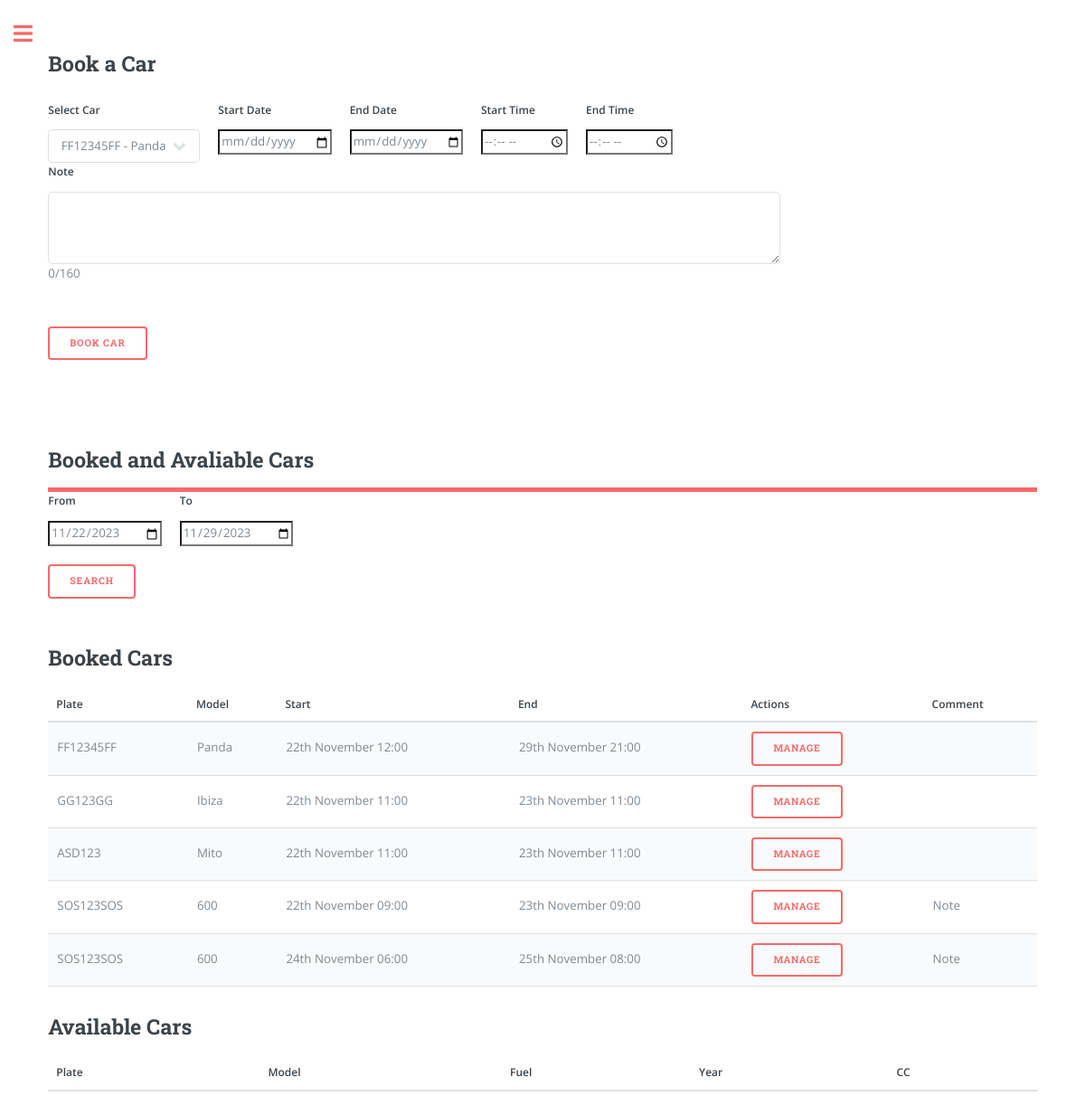
Before: /overview (signed in) with the older database file.
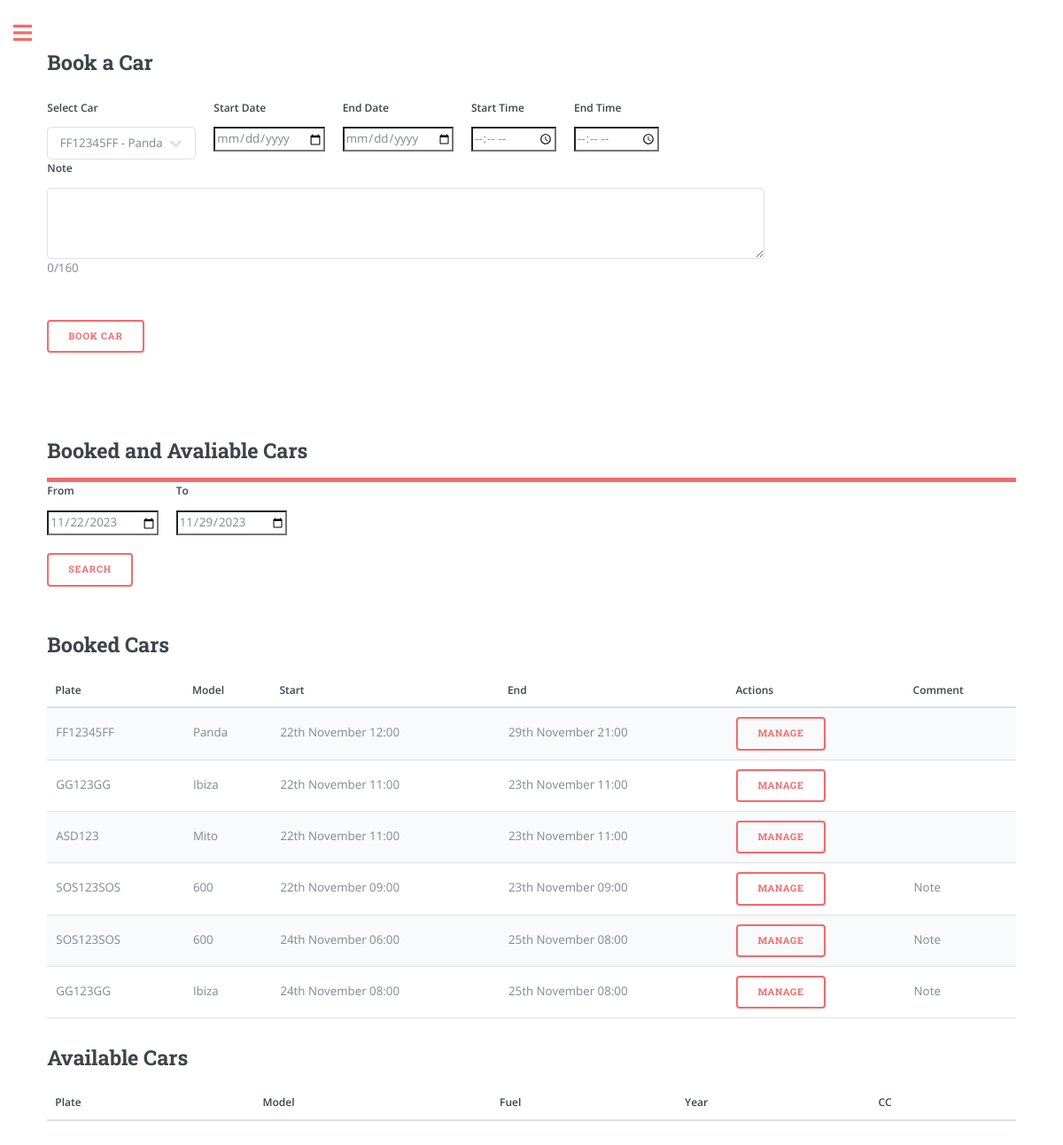
After: the same page with the newer database file.
### app/models.py (models this page shows, shortened)
class Booking(db.Model):
    id = db.Column(db.Integer, primary_key=True)
    start_datetime = db.Column(db.DateTime, nullable=False)
    end_datetime = db.Column(db.DateTime, nullable=False)
    car_plate = db.Column(db.String(8), db.ForeignKey('car.plate'), nullable=False)
    user_id = db.Column(db.Integer, db.ForeignKey('user.id'), nullable=False)
    note = db.Column(db.String(160))
    car = db.relationship('Car', backref='bookings', lazy=True)

class Car(db.Model):
    plate = db.Column(db.String(8), primary_key=True, index=True, unique=True)
    make = db.Column(db.String(15), index=True)
    model = db.Column(db.String(15), index=True)
    fuel = db.Column(db.String(8), index=True)
    year = db.Column(db.Integer, index=True)
    cc = db.Column(db.Integer, index=True)
    user_id = db.Column(db.Integer, db.ForeignKey('user.id'))

### app/routes.py (the view, shortened to what this page needs)
@app.route('/')
@app.route('/overview', methods=['GET', 'POST'])
@login_required
def overview(): # Booking
    user_cars = current_user.garage.all()
    from_date = request.form.get('from')
    to_date = request.form.get('to')
    if from_date == None:
        from_date = datetime.now().strftime('%Y-%m-%d')
        to_date = (datetime.now() + timedelta(days=7)).strftime('%Y-%m-%d')
    from_datetime = datetime.strptime(f'{from_date}', '%Y-%m-%d')
    to_datetime = datetime.strptime(f'{to_date}', '%Y-%m-%d')
    user_bookings = Booking.query.filter(
                Booking.user_id == current_user.id,
                Booking.end_datetime > from_datetime,
                Booking.start_datetime < to_datetime
                ).all()
    booked_car_plates = [booking.car_plate for booking in user_bookings]
    available_cars = [car for car in user_cars if car.plate not in booked_car_plates]
    return render_template('overview.html',
                            user_cars=user_cars,
                            available_cars=available_cars,
                            user_bookings=user_bookings,
                            from_datetime=from_datetime.strftime('%Y-%m-%d'),
                            to_datetime=to_datetime.strftime('%Y-%m-%d'),
                            user_name=current_user.username if current_user.is_authenticated else None)

### app/models.py (called while the page is built)
@login.user_loader
def load_user(id):
    return User.query.get(int(id))

### app/templates/overview.html (shortened to what this page needs)
{% extends "index.html" %}
{% block content %}
<link rel="stylesheet" href="{{ url_for('static', filename='css/main.css') }}">
<h2>Book a Car</h2>
<form method="POST" action="{{ url_for('overview') }}">
    <div class="row">
        <div class="col">
            <label for="car_selection" class="form-label">Select Car</label>
            <select class="form-select" id="car_selection" name="car_selection">
                {% for car in user_cars %}
                    <option value="{{ car.plate }}">{{ car.plate }} - {{ car.model }}</option>
                {% endfor %}
            </select>
        </div>
        <div class="col">
            <label for="start_date" class="form-label">Start Date</label>
            <input type="date" class="form-control" id="start_date" name="start_date" required>
        </div>
        <div class="col">
            <label for="end_date" class="form-label">End Date</label>
            <input type="date" class="form-control" id="end_date" name="end_date" required>
        </div>
        <div class="col">
            <label for="start_time" class="form-label">Start Time</label>
            <input type="time" class="form-control" id="start_time" name="start_time" required>
        </div>
        <div class="col">
            <label for="end_time" class="form-label">End Time</label>
            <input type="time" class="form-control" id="end_time" name="end_time" required>
        </div>
        <div class="col">
            <label for="note" class="form-label">Note</label>
            <textarea class="form-control" id="note" name="note" rows="3" maxlength="160" oninput="updateCharacterCount(this)" style="width: 810px; height: 80px;"></textarea>
            <p id="character-count">0/160</p>
        </div>
    </div>
    <button type="submit" class="btn btn-primary" style="margin-top: 20px;">Book Car</button>
</form>
<header id="header">
    <h2>Booked and Avaliable Cars</h2>
</header>
<form method="POST" action="{{ url_for('overview') }}">
<div class="row">
    <div class="col">
        <label for="from" class="form-label">From</label>
        <input type="date" class="form-control" id="from" name="from" value="{{ from_datetime }}" required>
    </div>
    <div class="col">
        <label for="to" class="form-label">To</label>
        <input type="date" class="form-control" id="to" name="to" value="{{ to_datetime }}" required>
    </div>
</div>
<button type="submit" class="btn btn-primary" style="margin-top: 20px;">Search</button>
</form>
<br>
<form action="{{ url_for('overview') }} " method="POST">
<h2>Booked Cars</h2>
    <table>
        <thead>
            <tr>
                <th>Plate</th>
                <th>Model</th>
                <th>Start</th>
                <th>End</th>
                <th>Actions</th>
                <th>Comment</th>
            </tr>
        </thead>
        <tbody>
            {% for booking in user_bookings %}
                <tr>
                    <td>{{ booking.car.plate }}</td>
                    <td>{{ booking.car.model }}</td>
                    <td>{{ booking.start_datetime.strftime("%dth %B %H:%M") }}</td>
                    <td>{{ booking.end_datetime.strftime("%dth %B %H:%M") }}</td>
                    <td>
                        <button type="submit" class="btn btn-danger" name="delete_booking" value="{{ booking.id }}">Manage</button>
                    </td>
                    <td>
                        {% if booking.note %}
                            <span class="note-tooltip">
                                Note
                            </span>
                        {% endif %}
                    </td>
                </tr>
            {% endfor %}
        </tbody>
    </table>
</form>
<h2>Available Cars</h2>
<table>
    <thead>
        <tr>
            <th>Plate</th>
            <th>Model</th>
            <th>Fuel</th>
            <th>Year</th>
            <th>CC</th>
        </tr>
    </thead>
</table>
{% endblock %}

### app/templates/index.html (shortened to what this page needs)
<!DOCTYPE HTML>
<html>
	<head>
		<link rel="stylesheet" href="{{url_for('static', filename='css/main.css')}}"/>
	</head>
	<body class="is-preload">
			<div id="wrapper">
					<div id="main">
						<div class="inner">
								<section id="banner">
									<div class="content">
										{% block content %} {% endblock %}
								</section>
						</div>
					</div>
			</div>
	</body>
</html>

Changed rows visible on the page:
added Booking: car.plate "GG123GG", car.model "Ibiza", start_datetime "24th November 08:00", end_datetime "25th November 08:00", {{ booking.id }} 11 (drawn)
